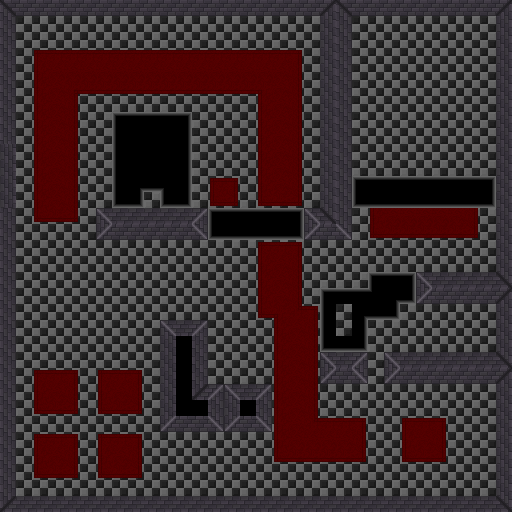

Below is a game level as drawn by its tile map, then a one-line description and the .tmx file that defines it, in full:
An orthogonal 32x32 tile map with 16x16 px tiles, 1 tile layer (Tile Layer 1), 3 tilesets.

<map version="1.0" orientation="orthogonal" renderorder="right-down" width="32" height="32" tilewidth="16" tileheight="16" nextobjectid="1">
 <tileset firstgid="1" name="mansion-walls" tilewidth="16" tileheight="16" tilecount="15" columns="5">
  <image source="../mansion-walls.png" width="80" height="48" />
  <tile id="0">
   <properties>
    <property name="collidable" type="bool" value="true" />
   </properties>
  </tile>
  <tile id="1">
   <properties>
    <property name="collidable" type="bool" value="true" />
   </properties>
  </tile>
  <tile id="2">
   <properties>
    <property name="collidable" type="bool" value="true" />
   </properties>
  </tile>
  <tile id="3">
   <properties>
    <property name="collidable" type="bool" value="true" />
   </properties>
  </tile>
  <tile id="4">
   <properties>
    <property name="collidable" type="bool" value="true" />
   </properties>
  </tile>
  <tile id="5">
   <properties>
    <property name="collidable" type="bool" value="true" />
   </properties>
  </tile>
  <tile id="7">
   <properties>
    <property name="collidable" type="bool" value="true" />
   </properties>
  </tile>
  <tile id="8">
   <properties>
    <property name="collidable" type="bool" value="true" />
   </properties>
  </tile>
  <tile id="9">
   <properties>
    <property name="collidable" type="bool" value="true" />
   </properties>
  </tile>
  <tile id="10">
   <properties>
    <property name="collidable" type="bool" value="true" />
   </properties>
  </tile>
  <tile id="11">
   <properties>
    <property name="collidable" type="bool" value="true" />
   </properties>
  </tile>
  <tile id="12">
   <properties>
    <property name="collidable" type="bool" value="true" />
   </properties>
  </tile>
 </tileset>
 <tileset firstgid="16" name="Mansion Floor" tilewidth="16" tileheight="16" tilecount="15" columns="5">
  <image source="../mansion-carpet.png" width="80" height="48" />
 </tileset>
 <tileset firstgid="31" name="The Pits" tilewidth="16" tileheight="16" tilecount="15" columns="5">
  <image source="../the-pits.png" width="80" height="48" />
  <tile id="0">
   <properties>
    <property name="collidable" type="bool" value="true" />
   </properties>
  </tile>
  <tile id="1">
   <properties>
    <property name="collidable" type="bool" value="true" />
   </properties>
  </tile>
  <tile id="2">
   <properties>
    <property name="collidable" type="bool" value="true" />
   </properties>
  </tile>
  <tile id="3">
   <properties>
    <property name="collidable" type="bool" value="true" />
   </properties>
  </tile>
  <tile id="4">
   <properties>
    <property name="collidable" type="bool" value="true" />
   </properties>
  </tile>
  <tile id="5">
   <properties>
    <property name="collidable" type="bool" value="true" />
   </properties>
  </tile>
  <tile id="6">
   <properties>
    <property name="collidable" type="bool" value="true" />
   </properties>
  </tile>
  <tile id="7">
   <properties>
    <property name="collidable" type="bool" value="true" />
   </properties>
  </tile>
  <tile id="8">
   <properties>
    <property name="collidable" type="bool" value="true" />
   </properties>
  </tile>
  <tile id="9">
   <properties>
    <property name="collidable" type="bool" value="true" />
   </properties>
  </tile>
  <tile id="10">
   <properties>
    <property name="collidable" type="bool" value="true" />
   </properties>
  </tile>
  <tile id="11">
   <properties>
    <property name="collidable" type="bool" value="true" />
   </properties>
  </tile>
  <tile id="12">
   <properties>
    <property name="collidable" type="bool" value="true" />
   </properties>
  </tile>
  <tile id="13">
   <properties>
    <property name="collidable" type="bool" value="true" />
   </properties>
  </tile>
  <tile id="14">
   <properties>
    <property name="collidable" type="bool" value="true" />
   </properties>
  </tile>
 </tileset>
 <layer name="Tile Layer 1" width="32" height="32">
  <data encoding="csv">
1,2,2,2,2,2,2,2,2,2,2,2,2,2,2,2,2,2,2,2,3,1,2,2,2,2,2,2,2,2,2,3,
6,7,7,7,7,7,7,7,7,7,7,7,7,7,7,7,7,7,7,7,8,6,7,7,7,7,7,7,7,7,7,8,
6,7,7,7,7,7,7,7,7,7,7,7,7,7,7,7,7,7,7,7,8,6,7,7,7,7,7,7,7,7,7,8,
6,7,16,17,17,17,17,17,17,17,17,17,17,17,17,17,17,17,18,7,8,6,7,7,7,7,7,7,7,7,7,8,
6,7,21,22,22,22,22,22,22,22,22,22,22,22,22,22,22,22,23,7,8,6,7,7,7,7,7,7,7,7,7,8,
6,7,21,22,19,27,27,27,27,27,27,27,27,27,27,27,20,22,23,7,8,6,7,7,7,7,7,7,7,7,7,8,
6,7,21,22,23,7,7,7,7,7,7,7,7,7,7,7,21,22,23,7,8,6,7,7,7,7,7,7,7,7,7,8,
6,7,21,22,23,7,7,31,32,32,32,33,7,7,7,7,21,22,23,7,8,6,7,7,7,7,7,7,7,7,7,8,
6,7,21,22,23,7,7,36,37,37,37,38,7,7,7,7,21,22,23,7,8,6,7,7,7,7,7,7,7,7,7,8,
8,7,21,22,23,7,7,36,37,37,37,38,7,7,7,7,21,22,23,7,8,6,7,7,7,7,7,7,7,7,7,8,
8,7,21,22,23,7,7,36,37,37,37,38,7,7,7,7,21,22,23,7,8,6,7,7,7,7,7,7,7,7,7,8,
8,7,21,22,23,7,7,36,40,42,39,38,7,16,18,7,21,22,23,7,8,6,31,32,32,32,32,32,32,32,33,8,
8,7,21,22,23,7,7,41,43,7,41,43,7,26,28,7,26,27,28,7,8,6,41,42,42,42,42,42,42,42,43,8,
6,7,26,27,28,7,10,12,12,12,12,12,9,31,32,32,32,32,33,10,13,6,7,21,22,22,22,22,22,23,7,8,
6,7,7,7,7,7,5,2,2,2,2,2,4,41,42,42,42,42,43,5,2,4,7,26,27,27,27,27,27,28,7,8,
6,7,7,7,7,7,7,7,7,7,7,7,7,7,7,7,16,17,18,7,7,7,7,7,7,7,7,7,7,7,7,8,
6,7,7,7,7,7,7,7,7,7,7,7,7,7,7,7,21,22,23,7,7,7,7,7,7,7,7,7,7,7,7,8,
6,7,7,7,7,7,7,7,7,7,7,7,7,7,7,7,21,22,23,7,7,7,7,31,32,33,10,12,12,12,12,13,
6,7,7,7,7,7,7,7,7,7,7,7,7,7,7,7,21,22,23,7,31,32,32,34,40,43,5,2,2,2,2,3,
6,7,7,7,7,7,7,7,7,7,7,7,7,7,7,7,26,20,24,18,36,7,40,42,43,7,7,7,7,7,7,8,
6,7,7,7,7,7,7,7,7,7,10,12,9,7,7,7,7,21,22,23,36,7,38,7,7,7,7,7,7,7,7,8,
6,7,7,7,7,7,7,7,7,7,8,37,6,7,7,7,7,21,22,23,41,42,43,7,7,7,7,7,7,7,7,8,
6,7,7,7,7,7,7,7,7,7,8,37,6,7,7,7,7,21,22,23,10,12,9,7,10,12,12,12,12,12,12,13,
6,7,16,17,18,7,16,17,18,7,8,37,6,7,7,7,7,21,22,23,5,2,4,7,5,2,2,2,2,2,2,3,
6,7,21,22,23,7,21,22,23,7,8,37,11,9,10,12,9,21,22,23,7,7,7,7,7,7,7,7,7,7,7,8,
6,7,26,27,28,7,26,27,28,7,8,37,37,6,8,37,6,21,22,23,7,7,7,7,7,7,7,7,7,7,7,8,
6,7,7,7,7,7,7,7,7,7,5,2,2,4,5,2,4,21,22,24,17,17,18,7,7,16,17,18,7,7,7,8,
6,7,16,17,18,7,16,17,18,7,7,7,7,7,7,7,7,21,22,22,22,22,23,7,7,21,22,23,7,7,7,8,
6,7,21,22,23,7,21,22,23,7,7,7,7,7,7,7,7,26,27,27,27,27,28,7,7,26,27,28,7,7,7,8,
6,7,26,27,28,7,26,27,28,7,7,7,7,7,7,7,7,7,7,7,7,7,7,7,7,7,7,7,7,7,7,8,
6,7,7,7,7,7,7,7,7,7,7,7,7,7,7,7,7,7,7,7,7,7,7,7,7,7,7,7,7,7,7,8,
11,12,12,12,12,12,12,12,12,12,12,12,12,12,12,12,12,12,12,12,12,12,12,12,12,12,12,12,12,12,12,13
</data>
 </layer>
</map>
